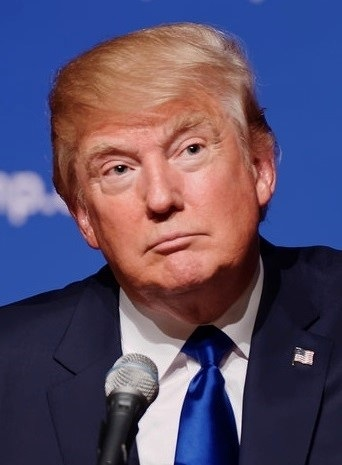
#> input picture images/Trump.jpg, 342 x 465 px
$ python faces.py
#> lines starting #> are read from the running program, lines starting #| are printed output that depends on the picture
import numpy as np
import cv2
import os.path

"""
What are HAAR Cascade Classifiers?

An object detection method that inputs Haar features into a series of classifiers
(cascade) to identify objects in an image.  They are trained to identify objects in an image.
They are trained to identify one type of object, however, we can use several of them in parallel,
for example detecting eyes and faces together.

Other pre-trained classifiers:
https://github.com/opencv/opencv/tree/master/data/haarcascades

Tuning Cascade Classifiers

ourClassifier.detectMultiScale(input image, Scale Factor , Min Neighbors)

Scale Factor Specifies how much we reduce the image size each time we scale. E.g. in face
detection we typically use 1.3. This means we reduce the image by 30% each time it’s scaled.
Smaller values, like 1.05 will take longer to compute, but will increase the rate of detection.

Min Neighbors Specifies the number of neighbors each potential window should have in order to
consider it a positive detection. Typically set between 3-6. It acts as sensitivity setting,
low values will sometimes detect multiples faces over a single face. High values will ensure
less false positives, but you may miss some faces.
"""

# We point OpenCV's CascadeClassifier function to where our
# classifier (XML file format) is stored
face_classifier = cv2.CascadeClassifier(os.path.dirname(__file__) + '/../Haarcascades/haarcascade_frontalface_default.xml')

# Load our image then convert it to grayscale
image = cv2.imread(os.path.dirname(__file__) + '/../images/Trump.jpg')
#> image is the input picture: shape (465, 342, 3); mean B, G, R 104.9, 77.8, 89.5
gray = cv2.cvtColor(image, cv2.COLOR_BGR2GRAY)
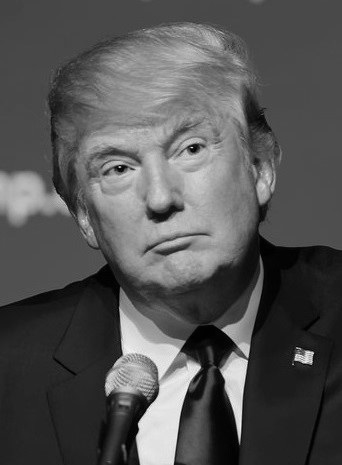
#> gray: shape (465, 342); min 0, max 252, mean 84.4

# Our classifier returns the ROI of the detected face as a tuple
# It stores the top left coordinate and the bottom right coordiantes
faces = face_classifier.detectMultiScale(gray, 1.3, 5)
#> faces = [[53, 70, 215, 215]]

# When no faces detected, face_classifier returns and empty tuple
if faces is ():
    print("No faces found")

# We iterate through our faces array and draw a rectangle
# over each face in faces
for (x,y,w,h) in faces:
    cv2.rectangle(image, (x,y), (x+w,y+h), (127,0,255), 2)
    cv2.imshow('Face Detection', image)
    cv2.waitKey(0)
#> this loop made 1 pass
#> pass 1, `cv2.imshow('Face Detection', image)`:
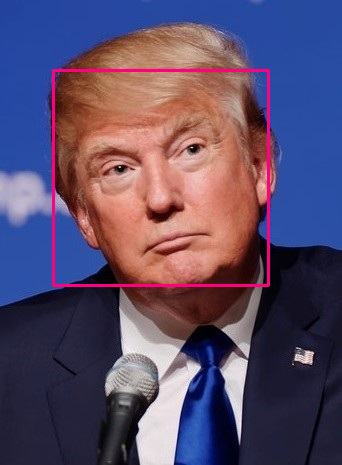
#> window 'Face Detection': shape (465, 342, 3); mean B, G, R 105.6, 76.7, 92.3

cv2.destroyAllWindows()

$ run again, with images/Hillary.jpg copied over images/Trump.jpg
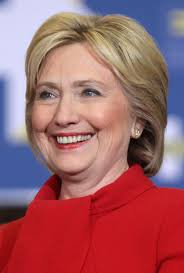
#> input picture images/Hillary.jpg, 184 x 273 px
#> image is the input picture: shape (273, 184, 3); mean B, G, R 104.2, 98.1, 159.7
#> `gray = cv2.cvtColor(image, cv2.COLOR_BGR2GRAY)`:
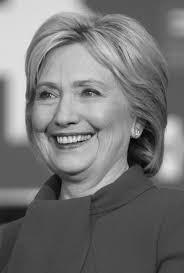
#> gray: shape (273, 184); min 3, max 237, mean 117.2
#> faces = [[11, 49, 117, 117]]
#> the loop `for (x,y,w,h) in faces:` made 1 pass
#> pass 1, `cv2.imshow('Face Detection', image)`:
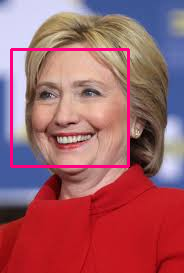
#> window 'Face Detection': shape (273, 184, 3); mean B, G, R 103.7, 94.1, 162.3
